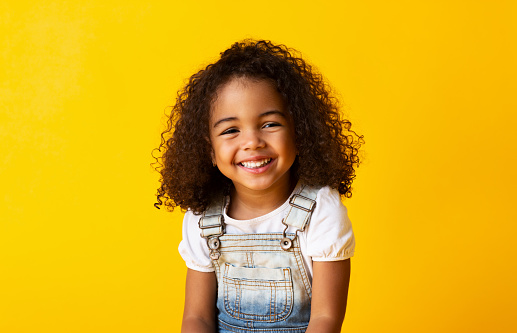
#> input picture Resources/happygirl.jpg, 517 x 333 px, found by its file name
$ python Chap3.py
#> lines starting #> are read from the running program, lines starting #| are printed output that depends on the picture
import cv2
img=cv2.imread("D:\OpenCv\Resources\happygirl.jpg")
#> img is the input picture: shape (333, 517, 3); mean B, G, R 26, 173.1, 220
print(img.shape)
#| (333, 517, 3)

imgResize=cv2.resize(img,(300,200))
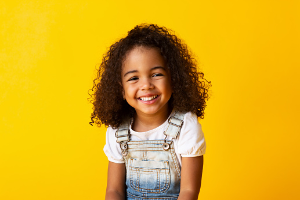
#> imgResize: shape (200, 300, 3); mean B, G, R 25.9, 173, 219.9
print(imgResize.shape)
#| (200, 300, 3)

imgCropped=img[0:200,200:500]
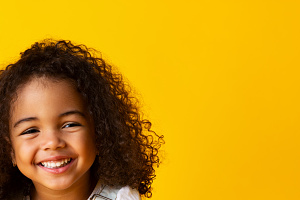
#> imgCropped: shape (200, 300, 3); mean B, G, R 13.5, 148, 200.9

cv2.imshow("Image",img)
#cv2.imshow("Image Resize",imgResize)
cv2.imshow("Image Cropped",imgCropped)

cv2.waitKey(0)
